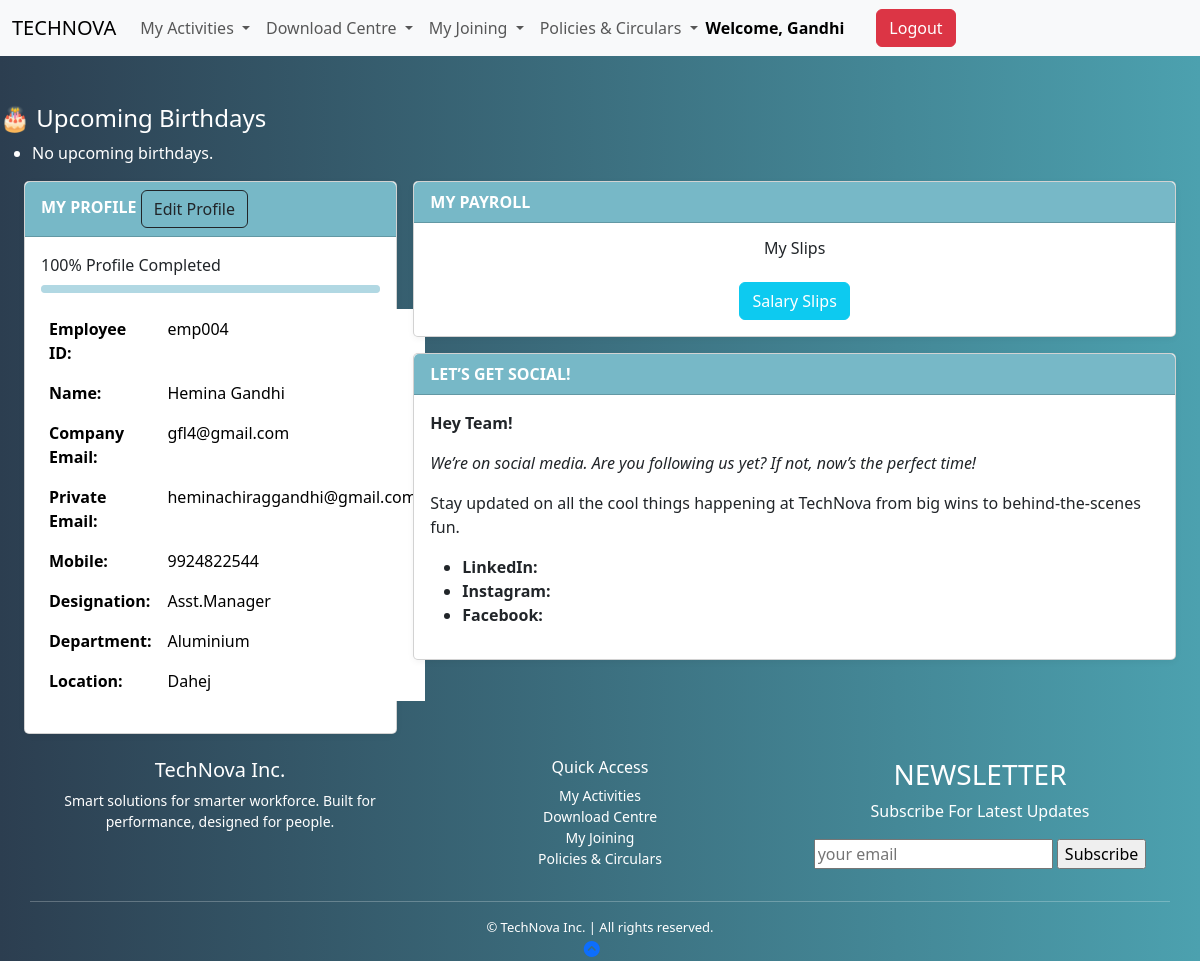
The app's page /index_inner/ (signed in) with its own data.
### apps/dashboard/models.py (models this page shows, shortened)
class BaseClass(models.Model):
    id = models.UUIDField(primary_key=True, default=uuid.uuid4, editable=False)
    created_at = models.DateTimeField(auto_now_add=True)
    updated_at = models.DateTimeField(auto_now=True)
    class Meta:
        abstract = True

class Employee(BaseClass):
    employee_id = models.CharField(max_length=10, unique=True, blank=True)
    first_name = models.CharField(max_length=255,null=False,blank=False)
    last_name = models.CharField(max_length=255,null=False,blank=False)
    company_email = models.EmailField(unique=True,null=False,blank=False)
    pvt_email = models.EmailField(unique=True,null=False,blank=False)
    mobile = models.CharField(max_length=15,null=False,blank=False)
    password = models.CharField(max_length=8, blank=True,null=False)
    doj = models.DateField(verbose_name="Date of Joining",null=False,blank=False)
    dob = models.DateField(verbose_name="Date of Birth", default="2000-01-01")
    location = models.CharField(max_length=100, blank=True, null=True)
    designation = models.CharField(max_length=100, blank=True, null=True)
    department = models.CharField(max_length=100, blank=True, null=True)
    manager = models.CharField(max_length=100, blank=True, null=True)
    photo = models.ImageField(upload_to='employee_photos/', default='default.jpg')

### apps/dashboard/views.py (the view)
# urls.py: path('index_inner/', index_inner, name='index_inner'),
def index_inner(request):
    employee_id = request.session.get('employee_id')
    if not employee_id:
        return redirect('emplogin')
    employee = get_object_or_404(Employee, employee_id=employee_id)
    return render(request, 'dashboard/index_inner.html', {'employee': employee})

### apps/dashboard/templates/dashboard/index_inner.html (shortened to what this page needs)
{% load static %}
<!DOCTYPE html>
<html lang="en">
<head>
  <link href="https://cdn.jsdelivr.net/npm/bootstrap@5.3.6/dist/css/bootstrap.min.css" rel="stylesheet">
  <link rel="stylesheet" href="https://cdnjs.cloudflare.com/ajax/libs/font-awesome/6.4.0/css/all.min.css">
</head>
<body>
<nav class="navbar navbar-expand-lg bg-body-tertiary">
  <div class="container-fluid">
    <a class="navbar-brand" href="#">TECHNOVA</a>
    <div class="collapse navbar-collapse" id="navbarScroll">
      <ul class="navbar-nav me-auto my-2 my-lg-0 navbar-nav-scroll" style="--bs-scroll-height: 100px;">
        <li class="nav-item dropdown">
          <a class="nav-link dropdown-toggle" href="#" role="button" data-bs-toggle="dropdown" aria-expanded="false">
            My Activities
          </a>
        </li>
        <li class="nav-item dropdown">
          <a class="nav-link dropdown-toggle" href="#" role="button" data-bs-toggle="dropdown" aria-expanded="false">
            Download Centre
          </a>
        </li>
        <li class="nav-item dropdown">
          <a class="nav-link dropdown-toggle" href="#" role="button" data-bs-toggle="dropdown" aria-expanded="false">
            My Joining
          </a>
        </li>
        <li class="nav-item dropdown">
          <a class="nav-link dropdown-toggle" href="#" role="button" data-bs-toggle="dropdown" aria-expanded="false">
            Policies & Circulars
          </a>
        </li>
<div class="d-flex align-items-center ms-auto">
  {% if request.session.employee_name %}
    <span class="me-3 text-black fw-bold">Welcome, {{ request.session.employee_name }}</span>
  {% endif %}
  <a href="{% url 'logout' %}" class="btn btn-danger">Logout</a>
</div>
    </div>
  </div>
</nav>
<BR></BR>
{% block content %}
<h4 style="color: white;">🎂 Upcoming Birthdays</h4>
<ul>
  {% for emp in birthdays %}
    <li style="color:white;">{{ emp.first_name }} {{ emp.last_name }} – {{ emp.date_of_birth|date:"d M" }}</li>
  {% empty %}
    <li style="color:white;">No upcoming birthdays.</li>
  {% endfor %}
</ul>
<div class="container-fluid mt-3 px-4">
    <div class="row g-3">
        <div class="col-md-4">
            <div class="card">
                <div class="card-header">MY PROFILE  <a href="{% url 'edit_profile' %}" class="btn btn-outline-dark me-2">Edit Profile</a></div>
                <div class="card-body">
                    <label class="d-block mb-2">100% Profile Completed</label>
                    <div class="progress mb-3" style="height: 8px;">
                        <div class="progress-bar" role="progressbar" style="width: 100%"></div>
                    </div>
 <table class="table table-borderless">
        <tbody>
          <tr>
            <th style="width: 40%;">Employee ID:</th>
            <td>{{ employee.employee_id }}</td>
          </tr>
          <tr>
            <th>Name:</th>
            <td>{{ employee.first_name }} {{ employee.last_name }}</td>
          </tr>
          <tr>
            <th>Company Email:</th>
            <td>{{ employee.company_email }}</td>
          </tr>
          <tr>
            <th>Private Email:</th>
            <td>{{ employee.pvt_email }}</td>
          </tr>
          <tr>
            <th>Mobile:</th>
            <td>{{ employee.mobile }}</td>
          </tr>
          <tr>
            <th>Designation:</th>
            <td>{{ employee.designation }}</td>
          </tr>
          <tr>
            <th>Department:</th>
            <td>{{ employee.department }}</td>
          </tr>
          <tr>
            <th>Location:</th>
            <td>{{ employee.location }}</td>
          </tr>
        </tbody>
      </table>
                </div>
            </div>
        </div>
        <div class="col-md-8">
            <div class="card mb-3">
                <div class="card-header">MY PAYROLL</div>
                <div class="card-body text-center">
                    <h6>My Slips</h6>
                    <div class="d-flex justify-content-center gap-3">
                       <a href="{% url 'salary' %}" class="btn btn-info text-white">Salary Slips</a>
                    </div>
                </div>
            </div>
            <div class="card">
                <div class="card-header">LET’S GET SOCIAL!</div>
                <div class="card-body">
                    <p><strong>Hey Team!</strong></p>
                    <p><em>We’re on social media. Are you following us yet? If not, now’s the perfect time!</em></p>
                    <p>Stay updated on all the cool things happening at TechNova from big wins to behind-the-scenes fun.</p>
                    <ul>
                        <li><strong>LinkedIn:</strong> <a href="" target="_blank"></a></li>
                        <li><strong>Instagram:</strong> <a href="" target="_blank"></a></li>
                        <li><strong>Facebook:</strong> <a href="" target="_blank"></a></li>
                    </ul>
                </div>
            </div>
        </div>
    </div>
</div>
{% endblock %}
<footer class="mt-4" style="background: linear-gradient(to right, #2c3e50, #4ca1af); color: white; ">
  <div class="container text-center">
    <div class="row">
      <div class="col-md-4 mb-3">
        <h5>TechNova Inc.</h5>
        <p style="font-size: 14px;">Smart solutions for smarter workforce. Built for performance, designed for people.</p>
      </div>
      <div class="col-md-4 mb-3">
        <h6>Quick Access</h6>
        <ul class="list-unstyled" style="font-size: 14px;">
          <li><a href="{% url 'claims_page' %}" class="text-white text-decoration-none">My Activities</a></li>
          <li><a href="{% url 'salary' %}" class="text-white text-decoration-none">Download Centre</a></li>
          <li><a href="{% url 'generalinfo' %}" class="text-white text-decoration-none">My Joining</a></li>
          <li><a href="{% url 'policy_and_circular' %}" class="text-white text-decoration-none">Policies & Circulars</a></li>
        </ul>
      </div>
    <div class="col-md-4 mb-3">
                <h3>NEWSLETTER</h3>
                <P>Subscribe For Latest Updates</P>
                <input type="email" placeholder="your email" class="email">
                <input type="submit" value="Subscribe" class="btn-btn-danger">
        </div>
    <hr class="border-light">
    <div style="font-size: 13px;">&copy; {{ current_year }} TechNova Inc. | All rights reserved.</div>
  </div>
<div id="top">
        <a href="index"><i class="fa fa-chevron-circle-up"></i></a>
    </div>
</footer>
</body>
</html>

### apps/dashboard/templates/dashboard/index_inner.html (style rules this page uses)
html, body { height: 100%; margin: 0; background: linear-gradient(to right, #2c3e50, #4ca1af); }
body { background-color: #f4f7f9; font-family: 'Segoe UI', sans-serif; }
.card { border-radius: 5px; box-shadow: 0 2px 6px rgba(0,0,0,0.05); }
.card-header { background-color: #77b8c7; color: white; font-weight: bold; }
.progress-bar { background-color: #b1d8e3; }

### records on screen
Employee: session.employee_name "Gandhi", employee_id "emp004", first_name "Hemina", last_name "Gandhi", company_email "gfl4@gmail.com", pvt_email "heminachiraggandhi@gmail.com", mobile "9924822544", designation "Asst.Manager", department "Aluminium", location "Dahej"
